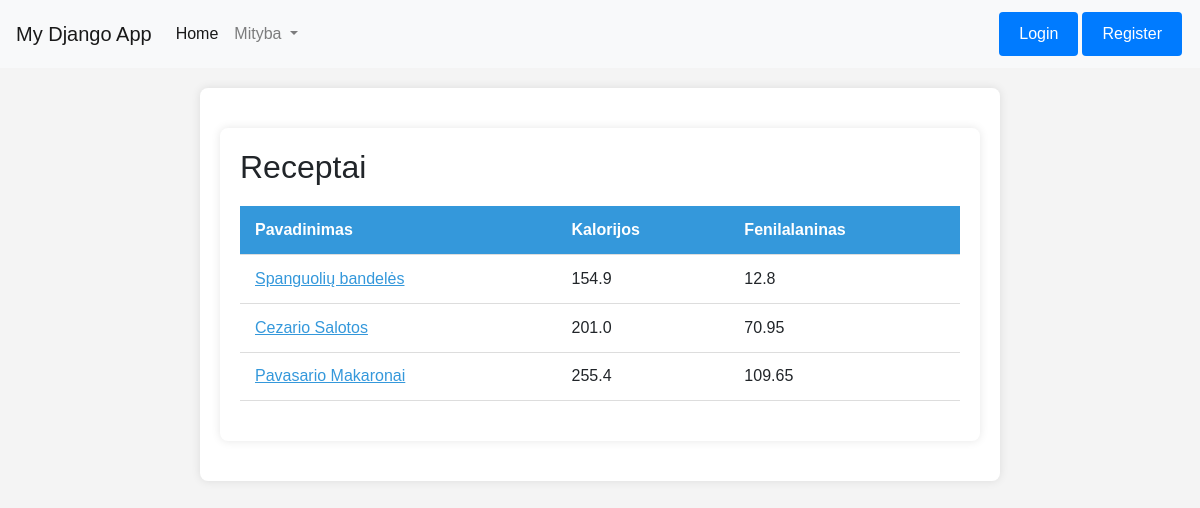
The app's page /receptai/ with its own data.
### homepage/models.py (models this page shows)
class Receptai(models.Model):
    kalorijos = models.FloatField()
    pavadinimas = models.CharField(max_length=255)
    fenilalaninas = models.FloatField()
    aprasas = models.CharField(max_length=255)

### homepage/views.py (the view)
# urls.py: path('receptai/', receptai_list, name='receptai_list'),
def receptai_list(request):
    receptai_list = Receptai.objects.all()
    return render(request, 'Receptai.html', {'receptai_list': receptai_list})

### homepage/templates/Receptai.html (shortened to what this page needs)
{% extends "base.html" %}
{% block content %}
    <div class="container">
        <h2>Receptai</h2>
        <table class="styled-table">
            <thead>
                <tr>
                    <th>Pavadinimas</th>
                    <th>Kalorijos</th>
                    <th>Fenilalaninas</th>
                </tr>
            </thead>
            <tbody>
                {% for receptas in receptai_list %}
                    <tr>
                        <td class="name-cell" data-toggle="aprasas-{{ forloop.counter }}">{{ receptas.pavadinimas }}</td>
                        <td>{{ receptas.kalorijos }}</td>
                        <td>{{ receptas.fenilalaninas }}</td>
                    </tr>
                {% endfor %}
            </tbody>
        </table>
    </div>
{% endblock %}

### homepage/templates/Receptai.html (style rules this page uses)
body { font-family: 'Arial', sans-serif; background-color: #f4f4f4; margin: 0; padding: 0; }
.container { max-width: 800px; margin: 20px auto; background-color: #fff; padding: 20px; border-radius: 8px; box-shadow: 0 0 10px rgba(0, 0, 0, 0.1); }
.styled-table { width: 100%; border-collapse: collapse; margin: 20px 0; font-size: 16px; text-align: left; }
.styled-table th, .styled-table td { padding: 12px 15px; border-bottom: 1px solid #ddd; cursor: pointer; }
.styled-table th { background-color: #3498db; color: #fff; }
.name-cell { color: #3498db; text-decoration: underline; cursor: pointer; }

### records on screen
Receptai: pavadinimas "Spanguolių bandelės", kalorijos "154.9", fenilalaninas "12.8"
Receptai: pavadinimas "Cezario Salotos", kalorijos "201.0", fenilalaninas "70.95"
Receptai: pavadinimas "Pavasario Makaronai", kalorijos "255.4", fenilalaninas "109.65"
